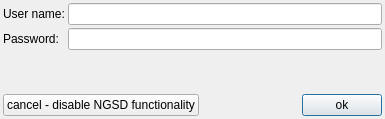
<?xml version="1.0" encoding="UTF-8"?>
<ui version="4.0">
 <class>LoginDialog</class>
 <widget class="QDialog" name="LoginDialog">
  <property name="geometry">
   <rect>
    <x>0</x>
    <y>0</y>
    <width>382</width>
    <height>119</height>
   </rect>
  </property>
  <property name="windowTitle">
   <string>NGSD login</string>
  </property>
  <property name="windowIcon">
   <iconset resource="GSvar.qrc">
    <normaloff>:/Icons/NGSD.png</normaloff>:/Icons/NGSD.png</iconset>
  </property>
  <layout class="QGridLayout" name="gridLayout" columnstretch="0,1">
   <property name="leftMargin">
    <number>3</number>
   </property>
   <property name="topMargin">
    <number>3</number>
   </property>
   <property name="rightMargin">
    <number>3</number>
   </property>
   <property name="bottomMargin">
    <number>3</number>
   </property>
   <property name="spacing">
    <number>3</number>
   </property>
   <item row="0" column="0">
    <widget class="QLabel" name="label">
     <property name="text">
      <string>User name:</string>
     </property>
    </widget>
   </item>
   <item row="0" column="1">
    <widget class="QLineEdit" name="user_name"/>
   </item>
   <item row="1" column="0">
    <widget class="QLabel" name="label_2">
     <property name="text">
      <string>Password:</string>
     </property>
    </widget>
   </item>
   <item row="1" column="1">
    <widget class="QLineEdit" name="password">
     <property name="echoMode">
      <enum>QLineEdit::Password</enum>
     </property>
    </widget>
   </item>
   <item row="2" column="0" colspan="2">
    <widget class="QLabel" name="message">
     <property name="text">
      <string/>
     </property>
     <property name="wordWrap">
      <bool>true</bool>
     </property>
    </widget>
   </item>
   <item row="3" column="0" colspan="2">
    <spacer name="verticalSpacer">
     <property name="orientation">
      <enum>Qt::Vertical</enum>
     </property>
     <property name="sizeHint" stdset="0">
      <size>
       <width>10</width>
       <height>19</height>
      </size>
     </property>
    </spacer>
   </item>
   <item row="4" column="0" colspan="2">
    <layout class="QHBoxLayout" name="horizontalLayout">
     <property name="spacing">
      <number>3</number>
     </property>
     <item>
      <widget class="QPushButton" name="cancel_btn">
       <property name="text">
        <string>cancel - disable NGSD functionality</string>
       </property>
       <property name="icon">
        <iconset resource="GSvar.qrc">
         <normaloff>:/Icons/Remove.png</normaloff>:/Icons/Remove.png</iconset>
       </property>
      </widget>
     </item>
     <item>
      <spacer name="horizontalSpacer">
       <property name="orientation">
        <enum>Qt::Horizontal</enum>
       </property>
       <property name="sizeType">
        <enum>QSizePolicy::MinimumExpanding</enum>
       </property>
       <property name="sizeHint" stdset="0">
        <size>
         <width>100</width>
         <height>13</height>
        </size>
       </property>
      </spacer>
     </item>
     <item>
      <widget class="QPushButton" name="ok_btn">
       <property name="text">
        <string>ok</string>
       </property>
       <property name="default">
        <bool>true</bool>
       </property>
      </widget>
     </item>
    </layout>
   </item>
  </layout>
 </widget>
 <resources>
  <include location="GSvar.qrc"/>
 </resources>
 <connections>
  <connection>
   <sender>cancel_btn</sender>
   <signal>clicked()</signal>
   <receiver>LoginDialog</receiver>
   <slot>reject()</slot>
   <hints>
    <hint type="sourcelabel">
     <x>99</x>
     <y>95</y>
    </hint>
    <hint type="destinationlabel">
     <x>180</x>
     <y>55</y>
    </hint>
   </hints>
  </connection>
 </connections>
</ui>
